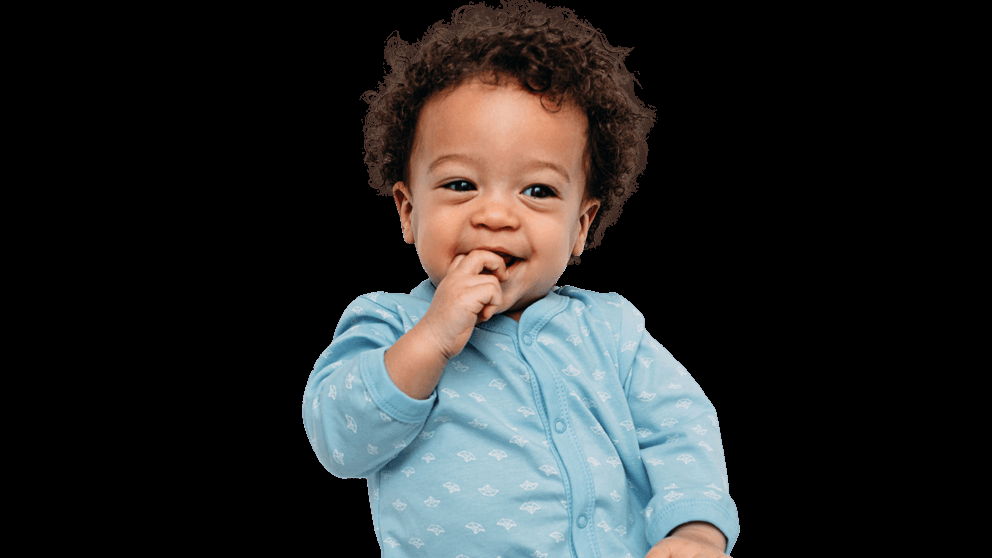
#> input picture open/resource/people.png, 992 x 558 px
$ python wrap.py
#> lines starting #> are read from the running program, lines starting #| are printed output that depends on the picture
import cv2
import numpy as np

img=cv2.imread("resource/people.png")
#> img is the input picture: shape (558, 992, 3); mean B, G, R 41.8, 41.8, 40.8

width,height=(700,400)

pt1= np.float32([[150,360],[0,490],[190,650],[320,450]])
pt2= np.float32([[0,0],[0,height],[width,0],[width,height]])
mat=cv2.getPerspectiveTransform(pt1,pt2)

newimg=cv2.warpPerspective(img,mat,(width,height))
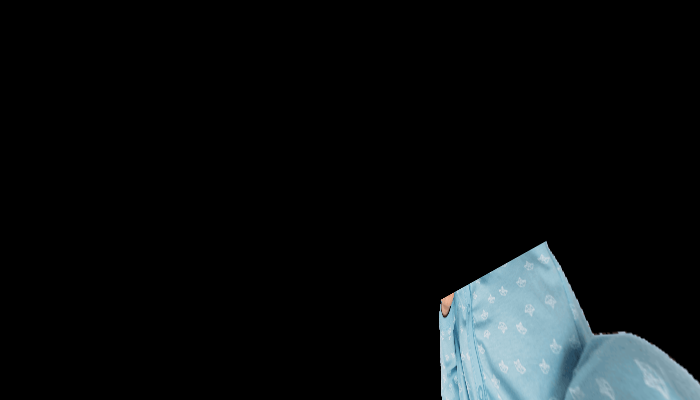
#> newimg: shape (400, 700, 3); mean B, G, R 16.7, 15.5, 12.3

cv2.imshow("image",newimg)
cv2.waitKey(0)
cv2.destroyAllWindows
